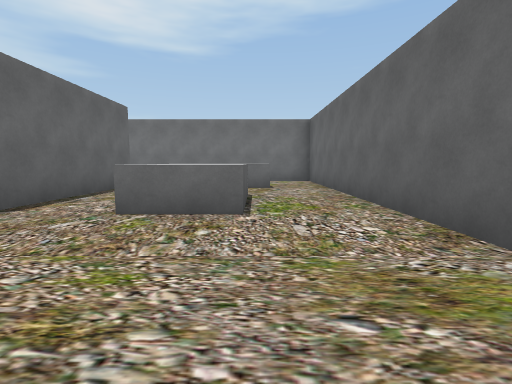
view 1 (above)

18 first-person views from a walk through a scene from a Unity 3-D project. The camera is 1.2 m above the floor, tilts 6° down and sees 85° across. The floor is counted in squares, 2 m on a side. Each view is taken from the middle of a square. On the plan, view 1 faces up. The plan holds only what a view shows up to about 9 squares ahead; the rest is blank. The player character is not drawn. Some animated figures are left out.

view 2
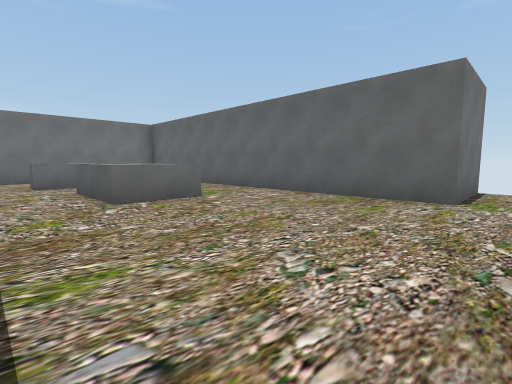

view 3
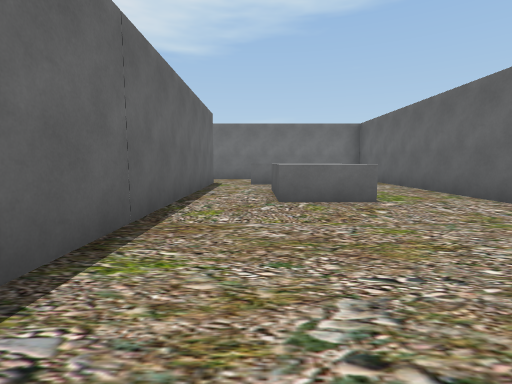

view 4
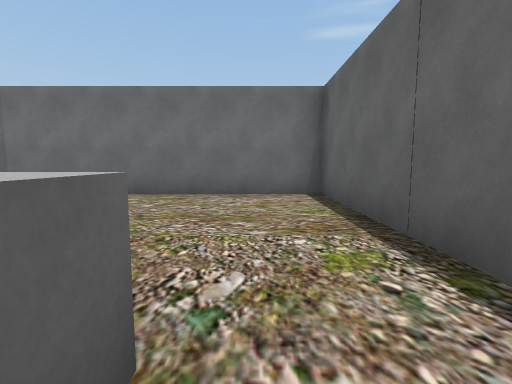

view 5
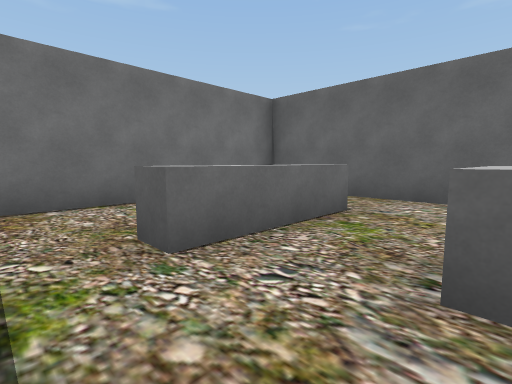

view 6
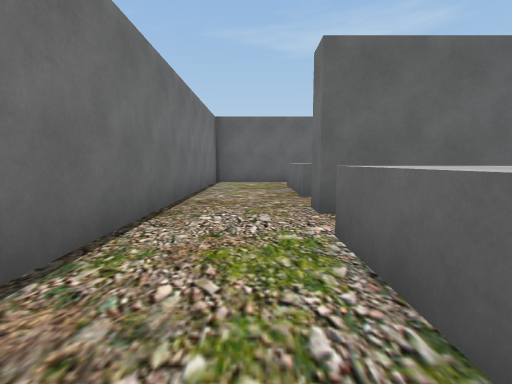

view 7
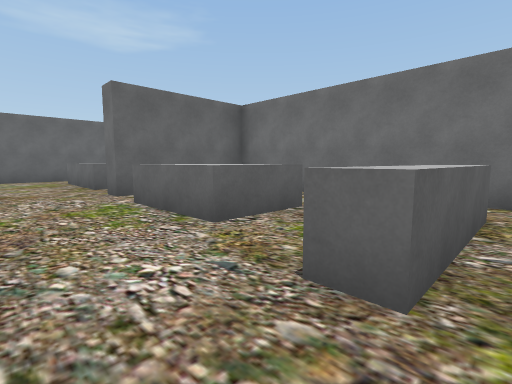

view 8
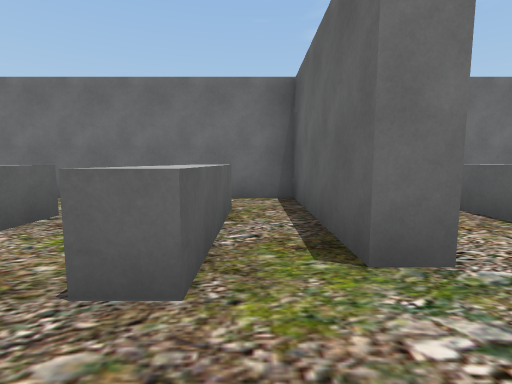

view 9
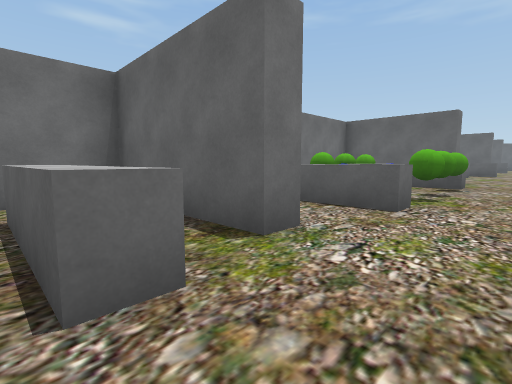

view 10
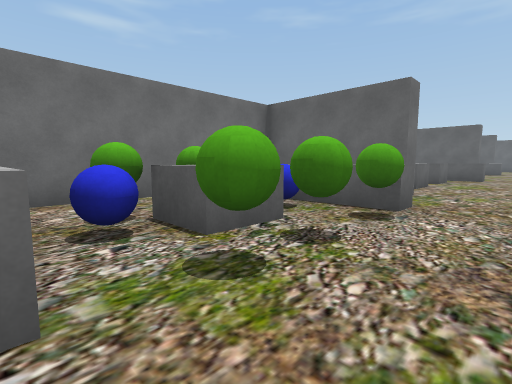

view 11
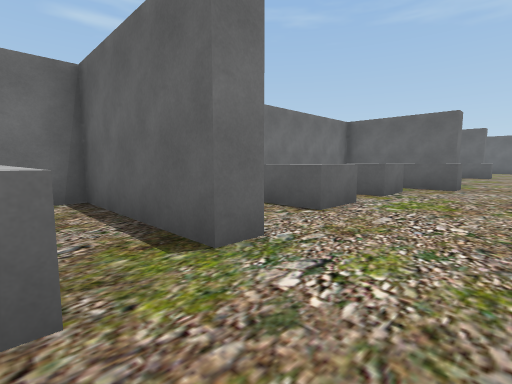

view 12
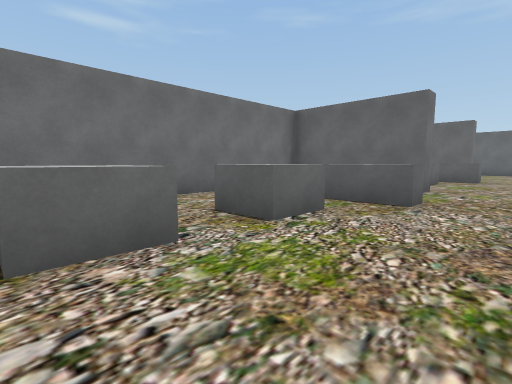

view 13
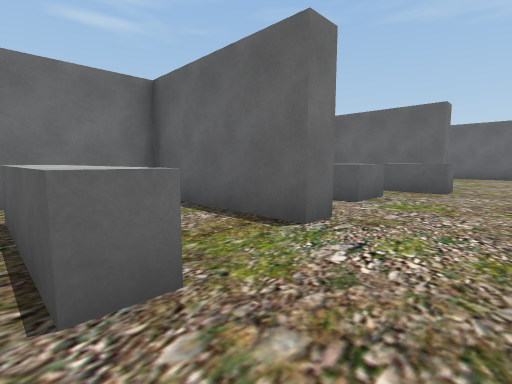

view 14
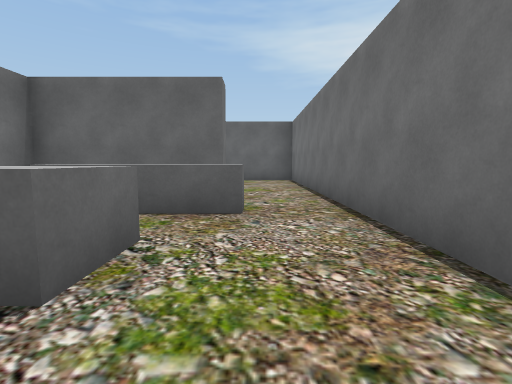

view 15
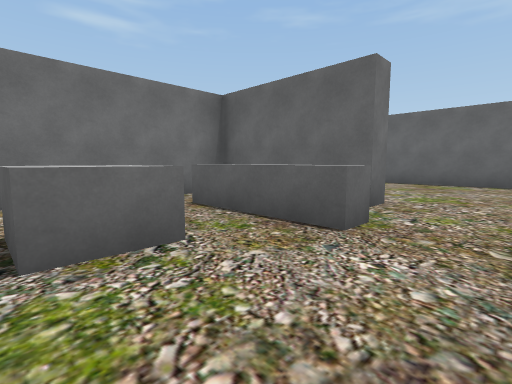

view 16
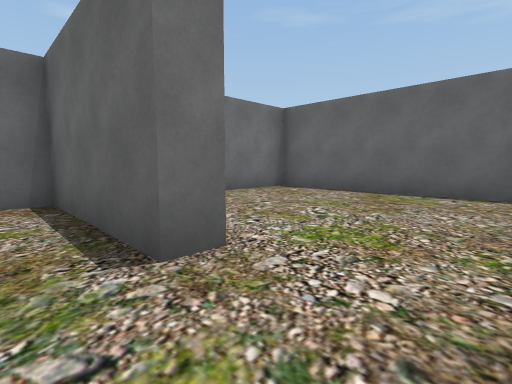

view 17
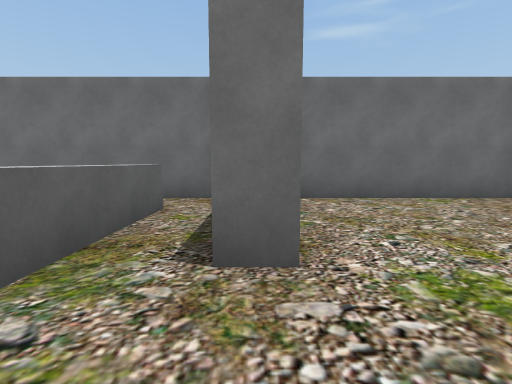

view 18
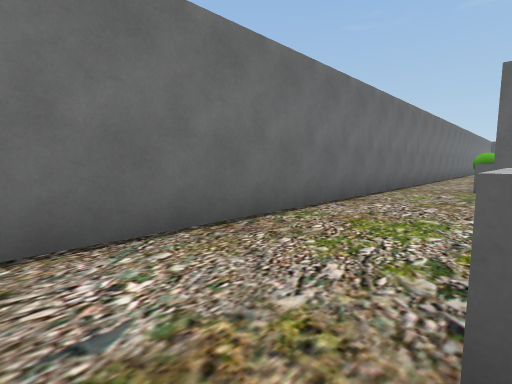

### Floor plan
Key: @ floor where view 1 was taken; # wall or solid block; . floor; ^ raised ledge; O other object.
Columns run from 36 left of view 1 to 4 right of it. Each row starts with its distance up from view 1.
 10 ##########   ############     #########
  9 #.....................................#
  8 #....................OOO..............#
  7 #....#^.OO#.^.O.OO#.^OOO^.#^..^^#.^^^.#
  6 #....#^.O.#.^.O.O.#.^OOO^.#^..^^#.....#
  5 #....#....#.....  #.  ... #.....#..^..#
  4 #################################..^..#
  3                                 #.....#
  2                                 #.....#
  1                                 #.....#
  0                                 #...@.###
 -1                                 #.......
 -2                                 ########

Positions as (right, up) in squares from view 1, and headings:
1: (0, 0), facing up
2: (-3, -1), facing up-right
3: (-2, -1), facing up
4: (-2, 4), facing down
5: (-3, 5), facing up-right
6: (-7, 8), facing right
7: (-9, 9), facing down-right
8: (-9, 9), facing down
9: (-8, 9), facing down-left
10: (-12, 9), facing down-left
11: (-16, 9), facing down-left
12: (-19, 9), facing down-left
13: (-23, 9), facing down-left
14: (-26, 8), facing left
15: (-27, 9), facing down-left
16: (-30, 9), facing down-left
17: (-31, 9), facing down
18: (-23, 7), facing up-right
